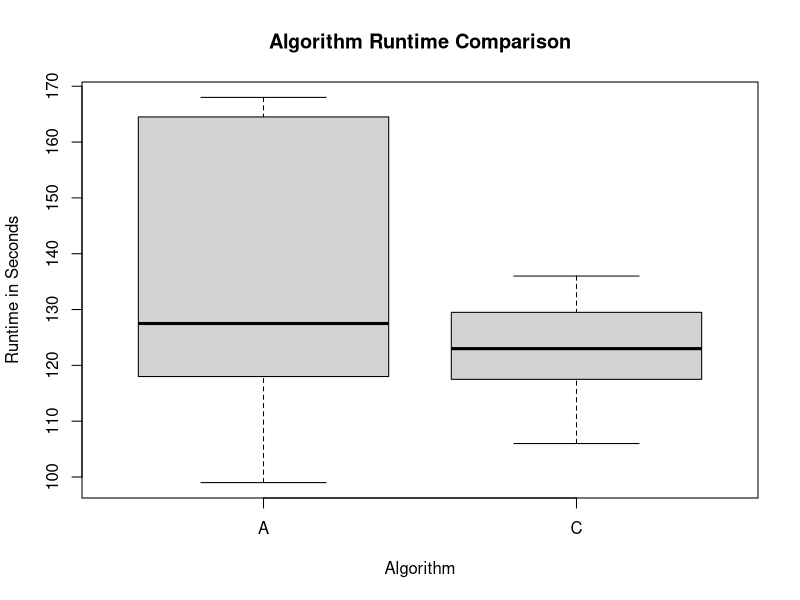
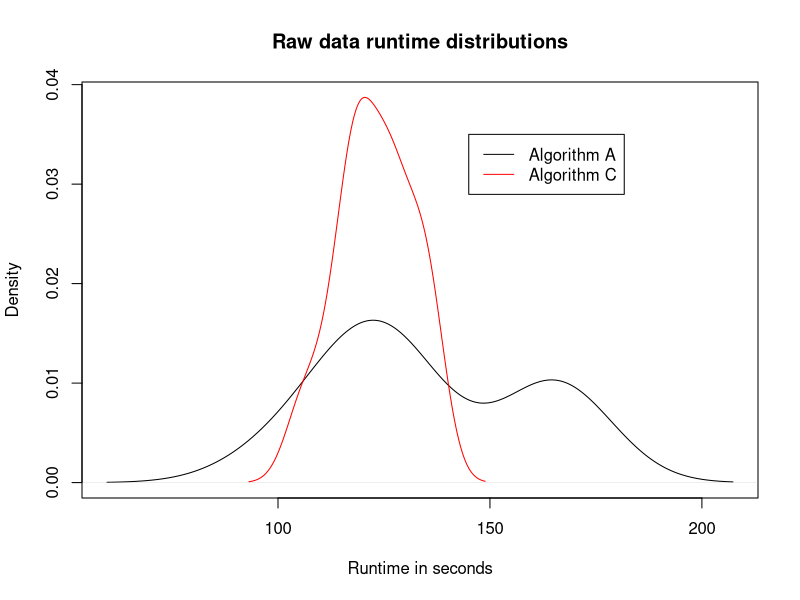
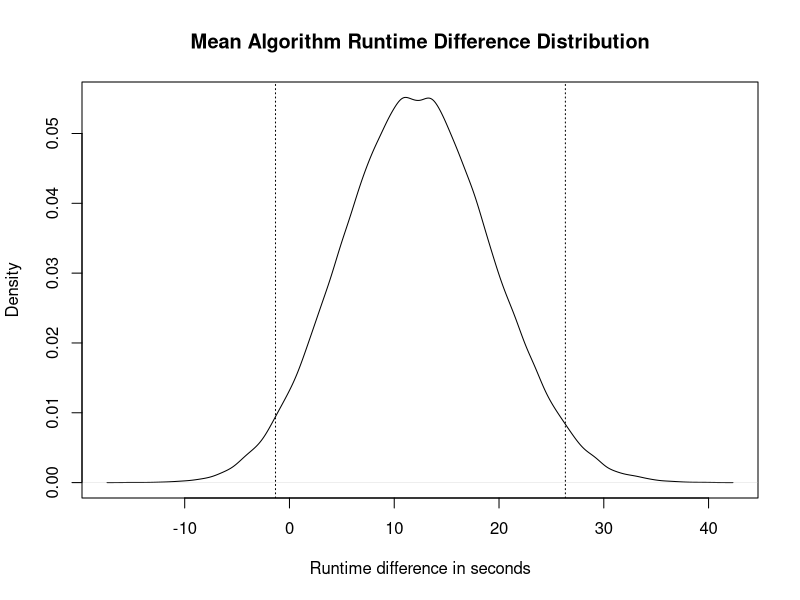
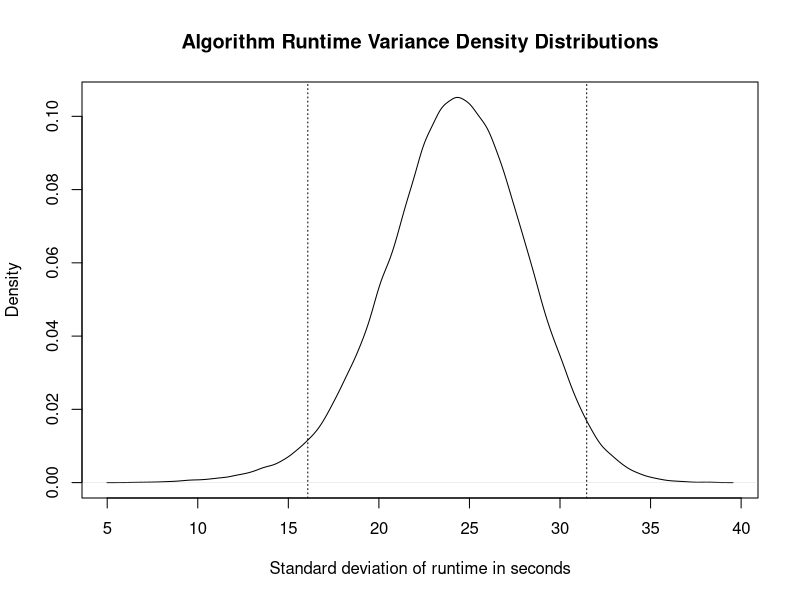

Write the R code that produced these figures, in order.
## ---- chunk 1
knitr::opts_chunk$set(echo = TRUE)
## ---- chunk 2
aTimes <- c(168,99,113,119,125,164,165,165,127,117,128,133)
cTimes <- c(113,127,117,120,120,106,136,132,118,135,126,126)
times <- matrix(c(aTimes,cTimes), byrow = TRUE, ncol=12)
rownames(times) <- c("Algorithm A: ", "Algorithm C: ")
colnames(times) <- c(1,2,3,4,5,6,7,8,9,10,11,12)
knitr::kable(times, caption="Algorithm runtime trials")
## ---- chunk 3
#Portfolio 7 script

set.seed(17)
aTimes <- c(168,99,113,119,125,164,165,165,127,117,128,133)
cTimes <- c(113,127,117,120,120,106,136,132,118,135,126,126)

frame <- data.frame(Times=c(aTimes, cTimes), Group=as.factor(rep(c("A", "C"), each=length(aTimes))))

alpha <- 0.05
m <- 100000

diff.boot.mean <- replicate(m, {
  aSample <- sample(aTimes, length(aTimes), replace=TRUE)
  cSample <- sample(cTimes, length(cTimes), replace=TRUE)
  mean(aSample - cSample)
})

diff.boot.sd <- replicate(m, {
  aSample <- sample(aTimes, length(aTimes), replace=TRUE)
  cSample <- sample(cTimes, length(cTimes), replace=TRUE)
  sd(aSample - cSample)
})

diff.mean.density <- density(diff.boot.mean)
diff.mean.ci <- quantile(diff.boot.mean, probs=c(0.025,0.975))

diff.sd.density <- density(diff.boot.sd)
diff.sd.ci <- quantile(diff.boot.sd, probs=c(0.025,0.975))

## ---- chunk 4
meanRuntimes <- matrix(c(diff.mean.ci, diff.sd.ci), ncol=2, byrow = TRUE)
rownames(meanRuntimes) <- c("Mean Difference: ", "SD Difference: ")
colnames(meanRuntimes) <- c("2.5%", "97.5%")
knitr::kable(meanRuntimes)
## ---- chunk 5
boxplot(Times ~ Group, data=frame, main="Algorithm Runtime Comparison", ylab="Runtime in Seconds", xlab="Algorithm")
## ---- chunk 6
a.dens <- density(aTimes)
c.dens <- density(cTimes)
plot(density(aTimes), xlab="Runtime in seconds", main="Raw data runtime distributions", ylim=c(0,max(c(unlist(a.dens[2]),unlist(c.dens[2])))))
lines(density(cTimes), col="red")
legend(145, 0.035, legend=c("Algorithm A","Algorithm C"), col=c("black", "red"), lty=c(1,1))
## ---- chunk 7
plot(diff.mean.density, 
     main="Mean Algorithm Runtime Difference Distribution", 
     xlab="Runtime difference in seconds")
abline(v=diff.mean.ci, lty=3)
## ---- chunk 8
plot(diff.sd.density, 
     main="Algorithm Runtime Variance Density Distributions", 
     xlab="Standard deviation of runtime in seconds")
abline(v=diff.sd.ci, lty=3)
